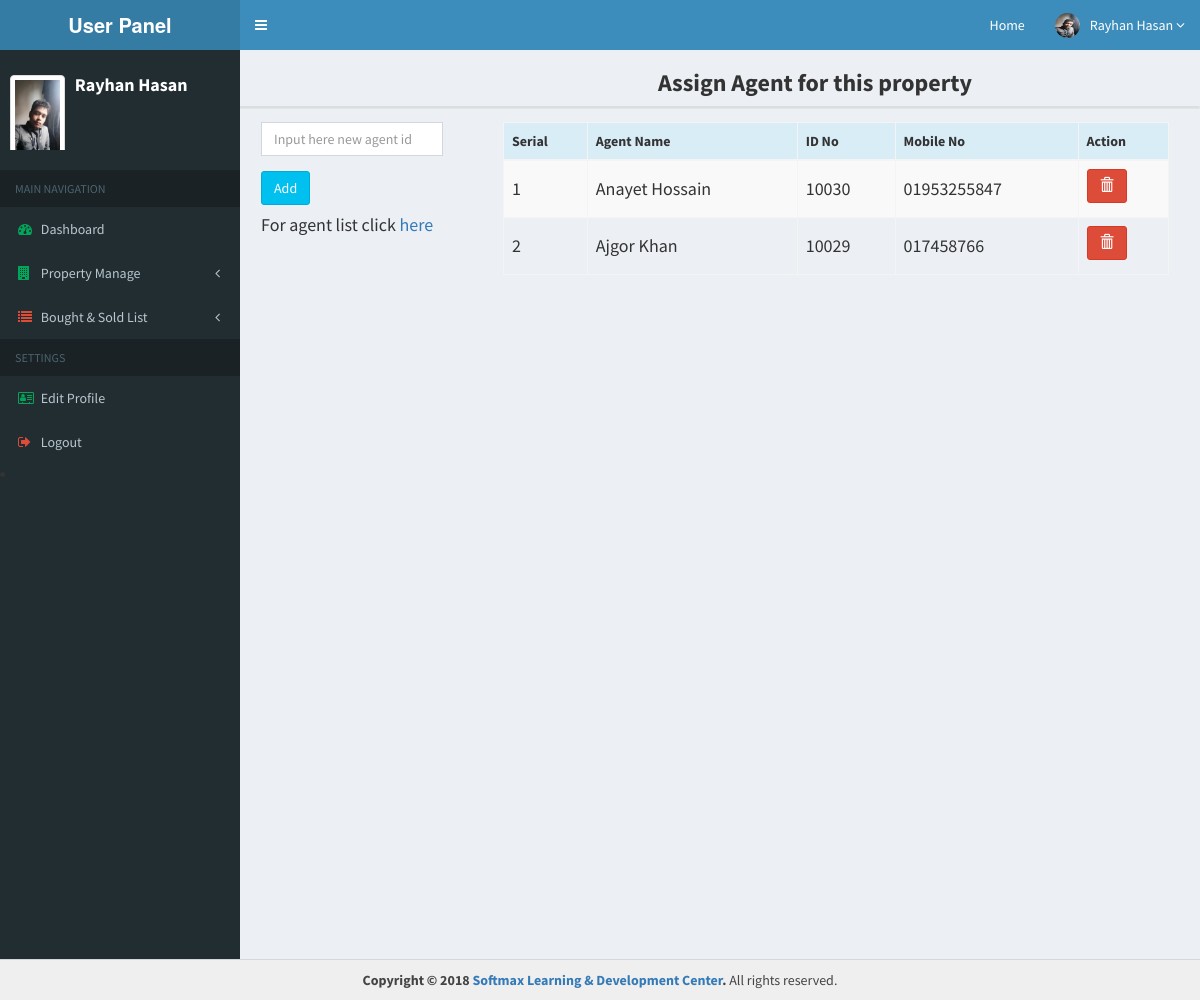
/user/index.php?page=agent_assign&property_id=42 (signed in), run on the app's committed database.
### tables this page shows
CREATE TABLE `agent_assign` (
  `assign_id` int(11) NOT NULL,
  `property_id` int(11) NOT NULL,
  `agent_id` int(11) NOT NULL
);

CREATE TABLE `agent_info` (
  `agent_id` int(10) NOT NULL,
  `agent_name` varchar(250) NOT NULL,
  `agent_company` varchar(256) NOT NULL,
  `agent_address` text NOT NULL,
  `agent_email` varchar(250) NOT NULL,
  `agent_mobile` varchar(250) NOT NULL,
  `agent_password` varchar(250) NOT NULL,
  `agent_img` varchar(50) NOT NULL,
  `agent_nid` varchar(250) NOT NULL,
  `active_status_agent` int(5) NOT NULL
);

### user/agent_assign.php (the view, shortened to what this page needs)
<?php
	$property_id = $_GET['property_id'];
	$sql = $conn->prepare("SELECT * FROM agent_assign,agent_info WHERE agent_info.agent_id=agent_assign.agent_id AND property_id='$property_id'");
	$sql->execute();
	$data = $sql->fetchAll();
		$sql = $conn->prepare("SELECT * FROM agent_assign,agent_info WHERE agent_info.agent_id=agent_assign.agent_id AND property_id='$property_id'");
		$sql->execute();
		$data = $sql->fetchAll();
?>
		<div class="container">
		<h3 style="text-align: center;"><b>Assign Agent for this property</b></h3>
	</div>
	<div class="panel panel-default">
			<span class="col-md-3">
			<div class="panel-body">
			<div class="input-bar">
			        <div class="input-bar-item width100">
			          <form method="post" id="form">
			             <div class="form-group">
			                <input type="text" class="form-control width100" name="agent_id" id="agent_id" placeholder="Input here new agent id">
			            </div>
			        </div>
			        <div class="input-bar-item">
			          <button type="submit" class="btn btn-info" name="add" >Add</button>
			        </div>
			</div>
		<h4>For agent list click <a href="../index.php?page=agent_list" target="_blank">here</a></h4>
		</div>
		</span>
		<span class="col-md-9">
		<div class="panel-body">
			<div class="table-responsive">
                <table class="table table-striped table-bordered table-hover" id="dataTables-example">
                    <thead>
                        <tr class="info">
                        	<th>Serial</th>
                            <th>Agent Name</th>
                            <th>ID No</th>
                            <th>Mobile No</th>
                            <th>Action</th>
                        </tr>
                    </thead>
                    <tbody>
                    		<?php
                    			$i=1;
							    foreach($data as $value)
							    {
							  ?>
							<form method="post">
                                <tr class="odd gradeX">
                                	<td> <h4> <?php echo  $i; ?>  </h4></td>
                                    <td> <h4> <?php echo  $value['agent_name']; ?> </h4></td>
                                    <td> <h4> <?php echo  $value['agent_id']; ?> </h4></td>
                                    <td> <h4> <?php echo  $value['agent_mobile']; ?> </h4></td>
									<td class="center">
												<button class="btn btn-danger" type="submit" name="delete">
													<span class="glyphicon glyphicon-trash"></span>
												</button>
									</td>
                                </tr>
							</form>
						<?php
						$i++;
							}
						?>
                    </tbody>
                </table>
            </div>
		</div>
	</span>
</div>

### data on the page
agent_assign: agent.agent_name "Anayet Hossain", agent.agent_id "10030", agent.agent_mobile "01953255847"
agent_assign: agent.agent_name "Ajgor Khan", agent.agent_id "10029", agent.agent_mobile "017458766"

### other printed values
$_SESSION['user_name'] "Rayhan Hasan"
